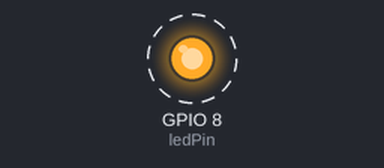
Simulated run of this sketch. Board: ESP32-C3. Shown: output pins drawn as LEDs (lit = HIGH). Dashed ring = blinking. What the sketch prints to the serial monitor is not drawn.

Above: at 0.5 s.
Timing chart, 0 to 4.6 s (numbered marks = the images above):
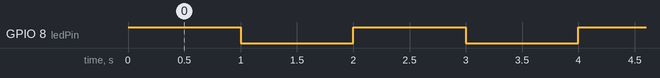

The sketch:

sketch_jun6a_esp32c3_blink_gpio8.ino
```cpp
const int ledPin = 8; // Onboard LED

void setup() {
Serial.begin(115200);
pinMode(ledPin, OUTPUT);
}

void loop() {
digitalWrite(ledPin, HIGH); // LED OFF (inverted)
Serial.println("LED OFF");
delay(1000);
digitalWrite(ledPin, LOW); // LED ON
Serial.println("LED ON");
delay(1000);
}
```

Measured:
- by itself, GPIO 8 (ledPin): alternates HIGH for 1.0 s and LOW for 1.0 s
